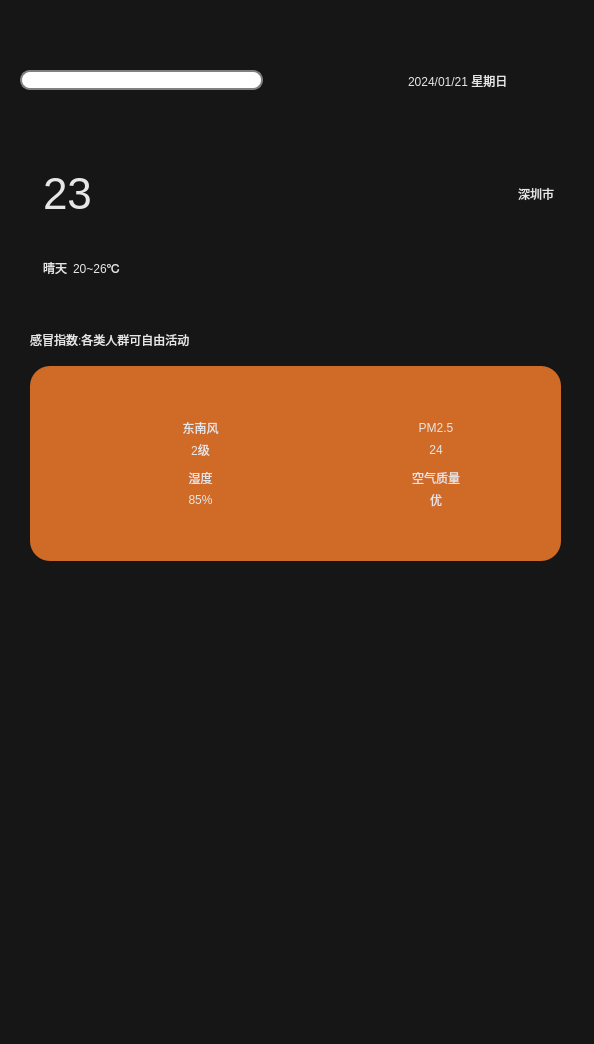
<?xml version="1.0" encoding="UTF-8"?>
<ui version="4.0">
 <class>Widget</class>
 <widget class="QWidget" name="Widget">
  <property name="geometry">
   <rect>
    <x>0</x>
    <y>0</y>
    <width>594</width>
    <height>1044</height>
   </rect>
  </property>
  <property name="windowTitle">
   <string>Widget</string>
  </property>
  <property name="styleSheet">
   <string notr="true">background-color: rgb(22, 22, 22);</string>
  </property>
  <widget class="QWidget" name="widget03" native="true">
   <property name="geometry">
    <rect>
     <x>30</x>
     <y>320</y>
     <width>531</width>
     <height>241</height>
    </rect>
   </property>
   <property name="styleSheet">
    <string notr="true">color:rgb(230,230,230);</string>
   </property>
   <layout class="QVBoxLayout" name="verticalLayout" stretch="2,3">
    <item>
     <widget class="QLabel" name="labelGaomao">
      <property name="text">
       <string>感冒指数:各类人群可自由活动</string>
      </property>
      <property name="textFormat">
       <enum>Qt::PlainText</enum>
      </property>
     </widget>
    </item>
    <item>
     <widget class="QWidget" name="widget0301" native="true">
      <property name="styleSheet">
       <string notr="true">background-color: rgb(208, 107, 39);
border-radius: 20px;</string>
      </property>
      <layout class="QGridLayout" name="gridLayout">
       <property name="leftMargin">
        <number>50</number>
       </property>
       <property name="topMargin">
        <number>50</number>
       </property>
       <property name="rightMargin">
        <number>50</number>
       </property>
       <property name="bottomMargin">
        <number>50</number>
       </property>
       <property name="horizontalSpacing">
        <number>40</number>
       </property>
       <property name="verticalSpacing">
        <number>5</number>
       </property>
       <item row="0" column="0">
        <layout class="QHBoxLayout" name="horizontalLayout">
         <property name="spacing">
          <number>0</number>
         </property>
         <item>
          <widget class="QLabel" name="labelFX">
           <property name="minimumSize">
            <size>
             <width>45</width>
             <height>45</height>
            </size>
           </property>
           <property name="maximumSize">
            <size>
             <width>35</width>
             <height>35</height>
            </size>
           </property>
           <property name="text">
            <string/>
           </property>
           <property name="pixmap">
            <pixmap resource="res.qrc">:/res/wind.png</pixmap>
           </property>
           <property name="scaledContents">
            <bool>true</bool>
           </property>
          </widget>
         </item>
         <item>
          <layout class="QVBoxLayout" name="verticalLayout_2">
           <property name="spacing">
            <number>0</number>
           </property>
           <item>
            <widget class="QLabel" name="labelFXType">
             <property name="text">
              <string>东南风</string>
             </property>
             <property name="alignment">
              <set>Qt::AlignCenter</set>
             </property>
            </widget>
           </item>
           <item>
            <widget class="QLabel" name="labelFXType_2">
             <property name="text">
              <string>2级</string>
             </property>
             <property name="alignment">
              <set>Qt::AlignCenter</set>
             </property>
            </widget>
           </item>
          </layout>
         </item>
        </layout>
       </item>
       <item row="0" column="1">
        <layout class="QHBoxLayout" name="horizontalLayout_3">
         <item>
          <widget class="QLabel" name="labelFX_3">
           <property name="minimumSize">
            <size>
             <width>45</width>
             <height>45</height>
            </size>
           </property>
           <property name="maximumSize">
            <size>
             <width>35</width>
             <height>35</height>
            </size>
           </property>
           <property name="text">
            <string/>
           </property>
           <property name="pixmap">
            <pixmap resource="res.qrc">:/res/pm25.png</pixmap>
           </property>
           <property name="scaledContents">
            <bool>true</bool>
           </property>
          </widget>
         </item>
         <item>
          <layout class="QVBoxLayout" name="verticalLayout_5">
           <item>
            <widget class="QLabel" name="labelPM25">
             <property name="text">
              <string>PM2.5</string>
             </property>
             <property name="alignment">
              <set>Qt::AlignCenter</set>
             </property>
            </widget>
           </item>
           <item>
            <widget class="QLabel" name="labelPM25Data">
             <property name="text">
              <string>24</string>
             </property>
             <property name="alignment">
              <set>Qt::AlignCenter</set>
             </property>
            </widget>
           </item>
          </layout>
         </item>
        </layout>
       </item>
       <item row="1" column="0">
        <layout class="QHBoxLayout" name="horizontalLayout_5">
         <item>
          <widget class="QLabel" name="labelFX_5">
           <property name="minimumSize">
            <size>
             <width>45</width>
             <height>45</height>
            </size>
           </property>
           <property name="maximumSize">
            <size>
             <width>35</width>
             <height>35</height>
            </size>
           </property>
           <property name="text">
            <string/>
           </property>
           <property name="pixmap">
            <pixmap resource="res.qrc">:/res/humidity.png</pixmap>
           </property>
           <property name="scaledContents">
            <bool>true</bool>
           </property>
          </widget>
         </item>
         <item>
          <layout class="QVBoxLayout" name="verticalLayout_8">
           <item>
            <widget class="QLabel" name="labelShidu">
             <property name="text">
              <string>湿度</string>
             </property>
             <property name="alignment">
              <set>Qt::AlignCenter</set>
             </property>
            </widget>
           </item>
           <item>
            <widget class="QLabel" name="labelShiduData">
             <property name="text">
              <string>85%</string>
             </property>
             <property name="alignment">
              <set>Qt::AlignCenter</set>
             </property>
            </widget>
           </item>
          </layout>
         </item>
        </layout>
       </item>
       <item row="1" column="1">
        <layout class="QHBoxLayout" name="horizontalLayout_4">
         <item>
          <widget class="QLabel" name="labelFX_4">
           <property name="minimumSize">
            <size>
             <width>45</width>
             <height>45</height>
            </size>
           </property>
           <property name="maximumSize">
            <size>
             <width>35</width>
             <height>35</height>
            </size>
           </property>
           <property name="text">
            <string/>
           </property>
           <property name="pixmap">
            <pixmap resource="res.qrc">:/res/airQi.png</pixmap>
           </property>
           <property name="scaledContents">
            <bool>true</bool>
           </property>
          </widget>
         </item>
         <item>
          <layout class="QVBoxLayout" name="verticalLayout_6">
           <item>
            <widget class="QLabel" name="labelair">
             <property name="text">
              <string>空气质量</string>
             </property>
             <property name="alignment">
              <set>Qt::AlignCenter</set>
             </property>
            </widget>
           </item>
           <item>
            <widget class="QLabel" name="labelairData">
             <property name="text">
              <string>优</string>
             </property>
             <property name="alignment">
              <set>Qt::AlignCenter</set>
             </property>
            </widget>
           </item>
          </layout>
         </item>
        </layout>
       </item>
      </layout>
     </widget>
    </item>
   </layout>
  </widget>
  <widget class="QWidget" name="widget02" native="true">
   <property name="geometry">
    <rect>
     <x>30</x>
     <y>160</y>
     <width>531</width>
     <height>141</height>
    </rect>
   </property>
   <property name="styleSheet">
    <string notr="true">color: rgb(230, 230, 230);</string>
   </property>
   <layout class="QHBoxLayout" name="horizontalLayout_2">
    <item>
     <widget class="QLabel" name="labelWeatherIcon">
      <property name="text">
       <string/>
      </property>
      <property name="pixmap">
       <pixmap resource="res.qrc">:/res/type/Qing.png</pixmap>
      </property>
      <property name="scaledContents">
       <bool>true</bool>
      </property>
     </widget>
    </item>
    <item>
     <layout class="QGridLayout" name="gridLayout_2">
      <item row="0" column="3">
       <widget class="QLabel" name="labelCity">
        <property name="text">
         <string>深圳市  </string>
        </property>
       </widget>
      </item>
      <item row="1" column="0">
       <widget class="QLabel" name="labelweatherType">
        <property name="text">
         <string>晴天</string>
        </property>
       </widget>
      </item>
      <item row="0" column="0" colspan="2">
       <widget class="QLabel" name="labelTmp">
        <property name="font">
         <font>
          <pointsize>33</pointsize>
         </font>
        </property>
        <property name="text">
         <string>23</string>
        </property>
       </widget>
      </item>
      <item row="1" column="1">
       <widget class="QLabel" name="labelTempRange">
        <property name="text">
         <string>20~26℃</string>
        </property>
       </widget>
      </item>
      <item row="1" column="2">
       <spacer name="horizontalSpacer">
        <property name="orientation">
         <enum>Qt::Horizontal</enum>
        </property>
        <property name="sizeHint" stdset="0">
         <size>
          <width>40</width>
          <height>20</height>
         </size>
        </property>
       </spacer>
      </item>
     </layout>
    </item>
   </layout>
  </widget>
  <widget class="QWidget" name="widget01" native="true">
   <property name="geometry">
    <rect>
     <x>20</x>
     <y>40</y>
     <width>571</width>
     <height>81</height>
    </rect>
   </property>
   <layout class="QHBoxLayout" name="horizontalLayout_6" stretch="4,1,0,3">
    <property name="spacing">
     <number>35</number>
    </property>
    <item>
     <widget class="QLineEdit" name="lineEditCity">
      <property name="styleSheet">
       <string notr="true"> QLineEdit {
     border: 2px solid gray;
     border-radius: 10px;
     padding: 0 8px;
     background: white;
     selection-background-color: darkgray;
 }</string>
      </property>
     </widget>
    </item>
    <item>
     <widget class="QLabel" name="labelSearch">
      <property name="minimumSize">
       <size>
        <width>35</width>
        <height>35</height>
       </size>
      </property>
      <property name="maximumSize">
       <size>
        <width>35</width>
        <height>35</height>
       </size>
      </property>
      <property name="text">
       <string/>
      </property>
      <property name="pixmap">
       <pixmap resource="res.qrc">:/res/search.png</pixmap>
      </property>
      <property name="scaledContents">
       <bool>true</bool>
      </property>
     </widget>
    </item>
    <item>
     <spacer name="horizontalSpacer_2">
      <property name="orientation">
       <enum>Qt::Horizontal</enum>
      </property>
      <property name="sizeHint" stdset="0">
       <size>
        <width>40</width>
        <height>20</height>
       </size>
      </property>
     </spacer>
    </item>
    <item>
     <widget class="QLabel" name="labelCurrentDate">
      <property name="styleSheet">
       <string notr="true">color: rgb(230, 230, 230);</string>
      </property>
      <property name="text">
       <string>2024/01/21 星期日</string>
      </property>
     </widget>
    </item>
   </layout>
  </widget>
 </widget>
 <resources>
  <include location="res.qrc"/>
 </resources>
 <connections/>
</ui>
